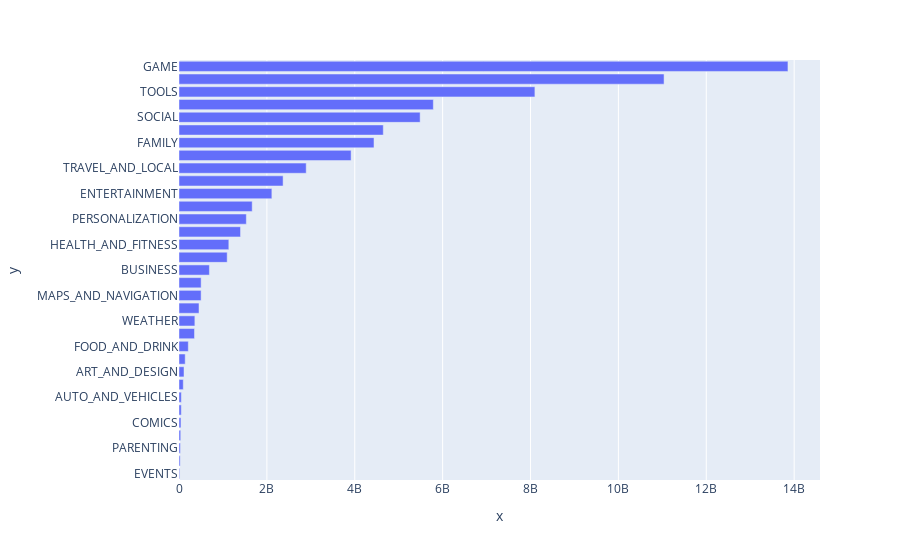

Write notebook code for a chart like this one.
### Markdown cell above
### Horizontal Bar Chart - Most Popular Categories (Highest Downloads)

### Code cell
category_installs.sort_values(by='Installs', ascending=True, inplace=True)
horizontal_bar_chart = px.bar(orientation='h', x=category_installs['Installs'], y=category_installs.index)
horizontal_bar_chart.show()

### Figure 1 — Plotly figure (JSON) as saved in the notebook; plotly's stock layout.template omitted (floating-point values rounded to 4 significant figures)
{"data": [{"alignmentgroup": "True", "hovertemplate": "x=%{x}<br>y=%{y}<extra></extra>", "legendgroup": "", "marker": {"color": "#636efa", "pattern": {"shape": ""}}, "name": "", "offsetgroup": "", "orientation": "h", "showlegend": false, "textposition": "auto", "type": "bar", "x": [15949410, 26916200, 31116110, 39162676, 44931100, 52083000, 53129800, 97082000, 114233100, 140912410, 211677750, 352852000, 361096500, 455312400, 503267560, 503742120, 692018120, 1096431465, 1134006220, 1400331540, 1532352930, 1665791655, 2113660000, 2369110650, 2894859300, 3916897200, 4437579590, 4649143130, 5487841475, 5788070180, 8099724500, 11039241530, 13858762717], "xaxis": "x", "y": ["EVENTS", "BEAUTY", "PARENTING", "MEDICAL", "COMICS", "LIBRARIES_AND_DEMO", "AUTO_AND_VEHICLES", "HOUSE_AND_HOME", "ART_AND_DESIGN", "DATING", "FOOD_AND_DRINK", "EDUCATION", "WEATHER", "FINANCE", "MAPS_AND_NAVIGATION", "LIFESTYLE", "BUSINESS", "SPORTS", "HEALTH_AND_FITNESS", "SHOPPING", "PERSONALIZATION", "BOOKS_AND_REFERENCE", "ENTERTAINMENT", "NEWS_AND_MAGAZINES", "TRAVEL_AND_LOCAL", "VIDEO_PLAYERS", "FAMILY", "PHOTOGRAPHY", "SOCIAL", "PRODUCTIVITY", "TOOLS", "COMMUNICATION", "GAME"], "yaxis": "y"}], "layout": {"barmode": "relative", "legend": {"tracegroupgap": 0}, "margin": {"t": 60}, "xaxis": {"anchor": "y", "domain": [0, 1], "title": {"text": "x"}}, "yaxis": {"anchor": "x", "domain": [0, 1], "title": {"text": "y"}}}}
